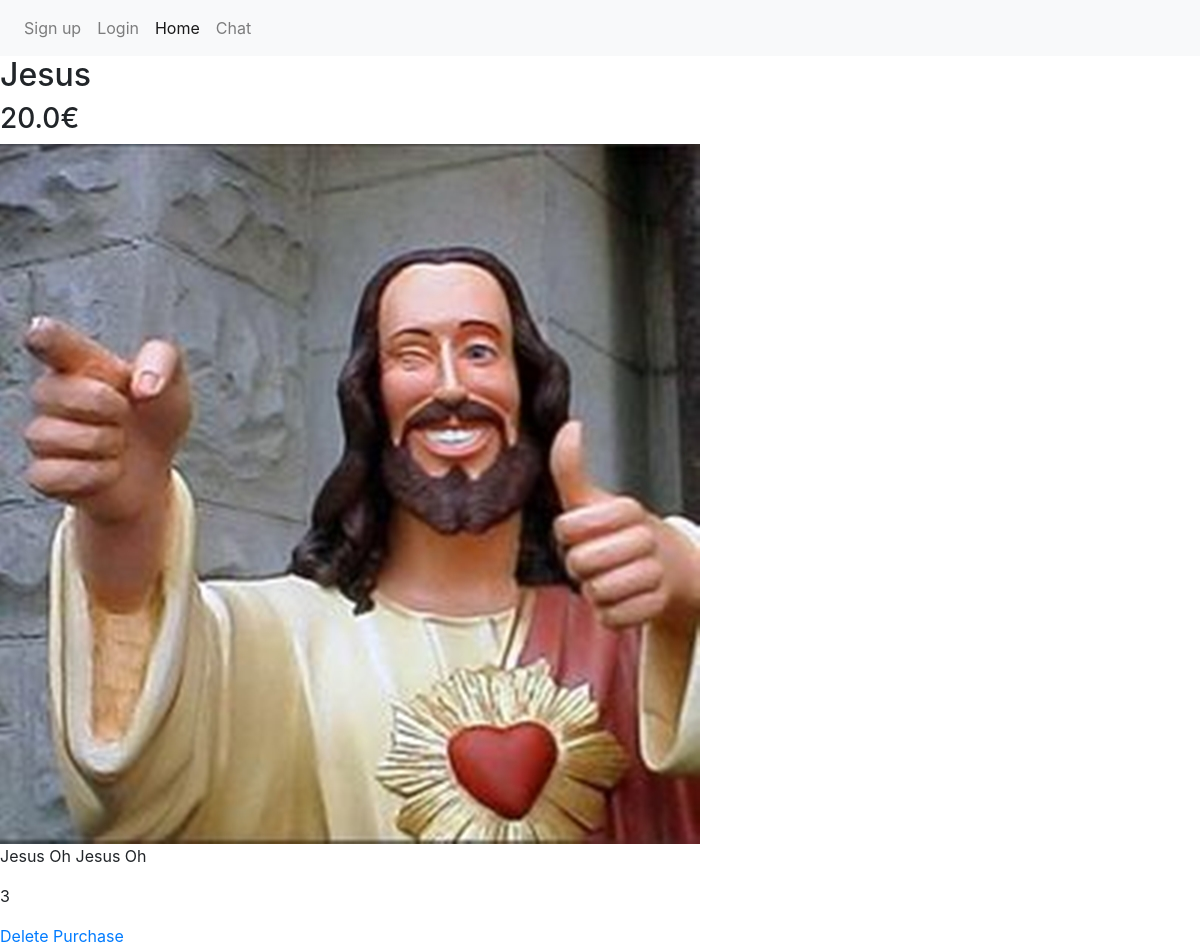
/product/jesus, run on the app's committed database.
### store/models.py (models this page shows, shortened)
class Product(models.Model):
    title = models.CharField(max_length=200)
    slug = models.SlugField(max_length=200)
    desc = models.TextField(blank=True)
    price = models.FloatField(default=0)
    quantity = models.IntegerField(default=0)
    image = models.ImageField(upload_to="products", blank=True, null=True)

### store/views.py (the view)
# urls.py: path('product/<str:slug>', product_detail, name="product"),
def product_detail(request, slug):
    product = get_object_or_404(Product, slug=slug)
    return render(request, 'store/detail.html', context={"product": product})

### store/templates/store/detail.html
{% extends 'base.html' %}
{% block content %}
<h2>{{ product.title }}</h2>
<h3>{{ product.price }}€</h3>
<img src="{{ product.image.url }}" alt="{{ product.title }}">
<p>{{ product.desc }}</p>
<p>{{ product.quantity }}</p>
<a href="{% url 'delete_product' product.id %}">Delete</a>
<a href="{% url 'purchase' product.slug %}">Purchase</a>
{% endblock %}

### data on the page
Product: title "Jesus", price "20.0", image (picture), desc "Jesus Oh Jesus Oh", quantity "3"
